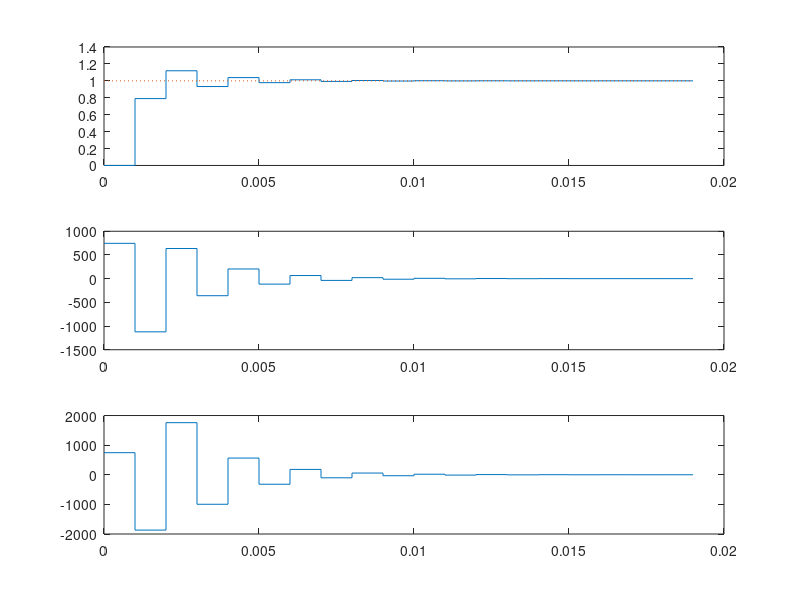

MATLAB code to generate this figure:
%%Na sxediastei enas veltistos provleptikos elegxtis pou na eksasfalizei
%tis dinamikes prodiagrafes. na ginoun oi prosomoiwseis gia metavoli tou
%simiou anaforas kai gia vimatikes diataraxes sto fortio diataraxis 



%%ETOIMOS KWDIKAS

J=3.23E-6;
b=3.5E-6;
K=0.028;
R=4; 
L=2.75E-6;
%form a continuous-time state space model 
a=[0 1 0; 0 -b/J K/J; 0 -K/L -R/L];
b=[0 0 ; 0 -1/J; 1/L 0];
c=[1 0 0 ];
d=zeros(1,2);
sys=ss(a,b,c,d);
sysd=c2d(sys,0.001);
a=sysd.a;
b=sysd.b;
c=sysd.c;
d=sysd.d; 

%augmented system 

A=[a [0;0;0]; c*a 1 ];
B=[b;c*b];
C=[0 0 0 1];
Np=10; 
Nc=4; 

%Define F and Phi 

for i=1:Np 
    F(i,:)=C*A^i;
    Phi(i,:)=C*A^(i-1)*B;
end


for i=2:Nc
    Phi(:,i)=[zeros(i-1,1); Phi(1:Np-(i-1),1)]; %Toeplitz matrix 
end




R=0*diag(ones(1,Nc));
DeltaU=inv(Phi'*Phi+R)*Phi'*(ones(Np,1)-F*[0 0 0 0]');

%Define Kx,Ky

ky_full=inv(Phi'*Phi+R)*Phi'*ones(Np,1);
ky=ky_full(1)
kmpc=[1 0 0 0]*inv(Phi'*Phi+R)*(Phi'*F);



% paw na vrw grafiki parastasi tis akolouthias twn eksodwn twn eisodwn kai
% twn drasewn elegxou
N_sim=20; 
[n,n_in]=size(B(:,1));
[m1,n1]=size(C); 
xm=zeros(3,1) ;
Xf=zeros(4,1) ; %initial conditions 
size(Xf); 
u=0; 
r=[1*ones(20,1)];
y=0; 




for kk=1:N_sim;
    DeltaU=inv(Phi'*Phi+R)*Phi'*(ones(Np,1)-F*Xf);
    u=u+DeltaU(1) ;
    
    
    u1(1,kk)=u;
    y1(1,kk)=y; 
    deltau1(1,kk)=DeltaU(1) ; 
    
    
    xm_old=xm; 
    xm=a*xm+b(:,1)*u; 
    y=c*xm ; 
    Xf=[xm-xm_old;y];
end


k=0:0.001:(N_sim-1)*0.001;
figure(1) 
clf
subplot(311)
stairs(k,y1) 
hold on 
stairs(k,r,':')
subplot(312) 
stairs(k,u1) 
subplot(313) 
stairs(k,deltau1,'-')
    
    








